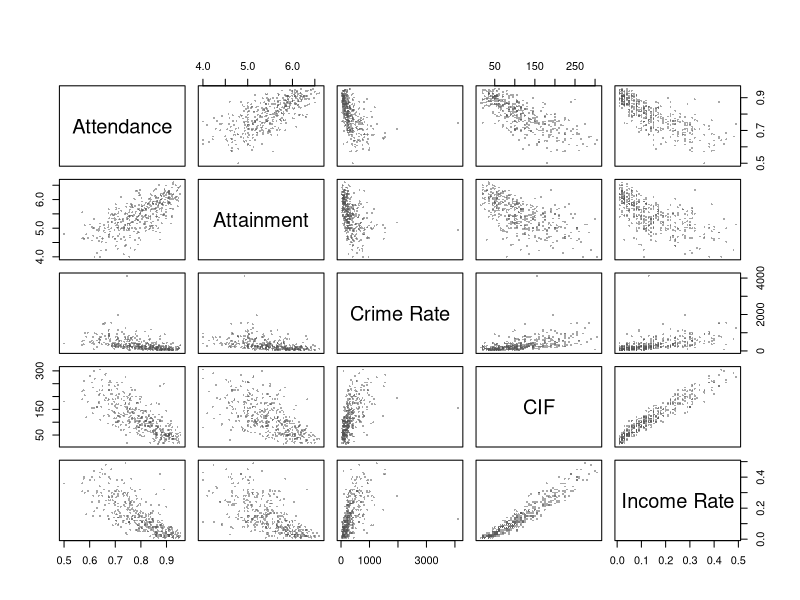
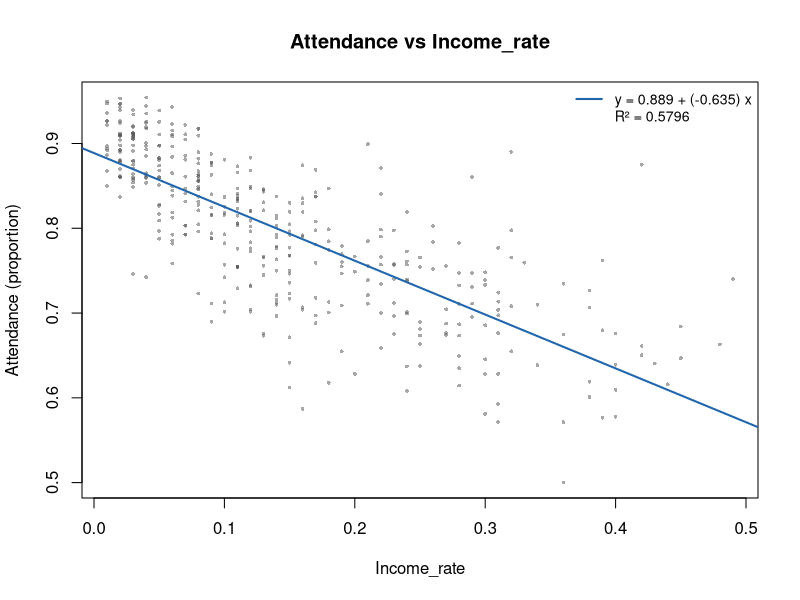
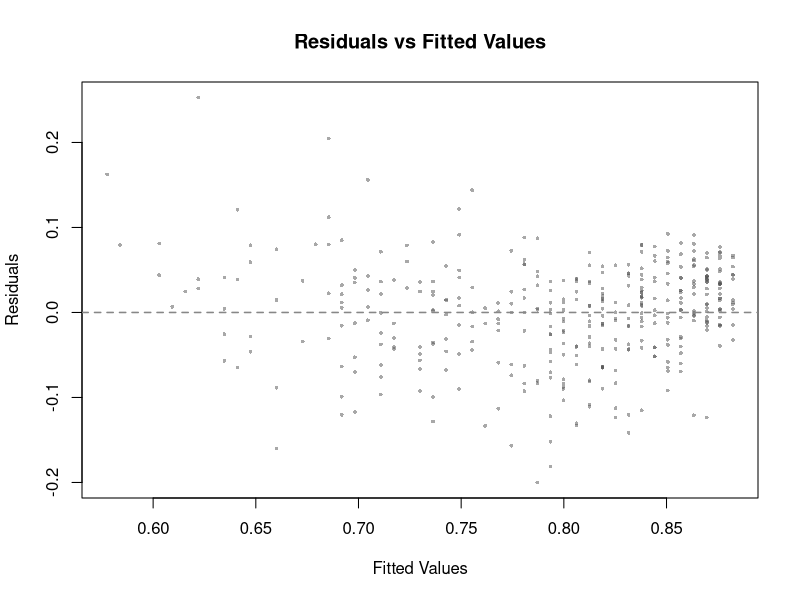

Recreate these plots in R, in order.
## ---- chunk 1
knitr::opts_chunk$set(echo = FALSE, message = FALSE, warning = FALSE)
dat <- read.csv("../scottishData.csv")

# Unified colour palette
col_gla   <- "#D6604D"   # terracotta  — Glasgow
col_edi   <- "#4393C3"   # steel blue  — Edinburgh
col_else  <- "#66C2A5"   # mint green  — Elsewhere
col_point <- "#525252"   # slate gray  — scatter points
col_line  <- "#2166AC"   # deep blue   — regression line
col_ref   <- "#878787"   # medium gray — reference line
## ---- chunk 2

vars <- c("Attendance", "Attainment", "crime_rate", "CIF", "Income_rate")

pairs(dat[, vars],
      pch = 16, cex = 0.4, col = adjustcolor(col_point, alpha.f = 0.5),
      main = "",
      labels = c("Attendance", "Attainment", "Crime Rate", "CIF", "Income Rate"))
## ---- chunk 3
# Full 5x5 pairwise Pearson correlation matrix
cor_matrix <- round(cor(dat[, vars], use = "complete.obs", method = "pearson"), 3)
colnames(cor_matrix) <- c("Attendance", "Attainment", "Crime Rate", "CIF", "Income Rate")
rownames(cor_matrix) <- c("Attendance", "Attainment", "Crime Rate", "CIF", "Income Rate")

knitr::kable(cor_matrix,
             caption = "Pairwise Pearson correlation coefficients between the five selected variables.",
             align = "c")

# Store individual correlations for later use
r_attainment <- cor_matrix[1, 2]
r_crime      <- cor_matrix[1, 3]
r_cif        <- cor_matrix[1, 4]
r_income     <- cor_matrix[1, 5]
## ---- chunk 4
# Identify the variable with the highest absolute correlation with Attendance
correlations <- c(
  Attainment = r_attainment,
  Crime_rate = r_crime,
  CIF = r_cif,
  Income_rate = r_income
)
data2_name <- names(which.max(abs(correlations)))

# Manual calculation of slope and intercept (Workshop 5 style)
x <- dat[[data2_name]]
y <- dat$Attendance
n <- length(x)
beta1_manual <- (sum(x * y) - n * mean(x) * mean(y)) / (sum(x^2) - n * mean(x)^2)
beta0_manual <- mean(y) - beta1_manual * mean(x)

# Verify with lm()
model_formula <- as.formula(paste("Attendance ~", data2_name))
lm_model <- lm(model_formula, data = dat)

# Extract coefficients
intercept <- coef(lm_model)[1]
slope     <- coef(lm_model)[2]
r_squared <- summary(lm_model)$r.squared
## ---- chunk 5

# Regression coefficients table
coef_table <- summary(lm_model)$coefficients
knitr::kable(coef_table, digits = 4,
             caption = paste("Simple linear regression model: Attendance ~", data2_name))

# 95% confidence intervals for coefficients
ci <- confint(lm_model, level = 0.95)
rownames(ci) <- c("Intercept ($\\beta_0$)", "Slope ($\\beta_1$)")
colnames(ci) <- c("2.5%", "97.5%")
knitr::kable(ci, digits = 4, caption = "95% Confidence Intervals for Regression Coefficients")
## ---- chunk 6

equation <- paste0("y = ", round(intercept, 3), " + (", round(slope, 3), ") x")
r2_label <- paste0("R² = ", round(r_squared, 4))

plot(dat[[data2_name]], dat$Attendance,
     pch = 16, cex = 0.5, col = adjustcolor(col_point, 0.5),
     xlab = data2_name, ylab = "Attendance (proportion)",
     main = paste("Attendance vs", data2_name))
abline(lm_model, col = col_line, lwd = 2)
legend("topright", legend = c(equation, r2_label),
       col = c(col_line, NA), lty = c(1, NA), lwd = c(2, NA),
       cex = 0.85, bty = "n")

## ---- chunk 7

# residuals (Workshop 5 style)
dat$residuals <- residuals(lm_model)
dat$fitted    <- fitted(lm_model)

plot(dat$fitted, dat$residuals,
     pch = 16, cex = 0.5, col = adjustcolor(col_point, 0.5),
     xlab = "Fitted Values", ylab = "Residuals",
     main = "Residuals vs Fitted Values")
abline(h = 0, lty = 2, col = col_ref, lwd = 1.5)
